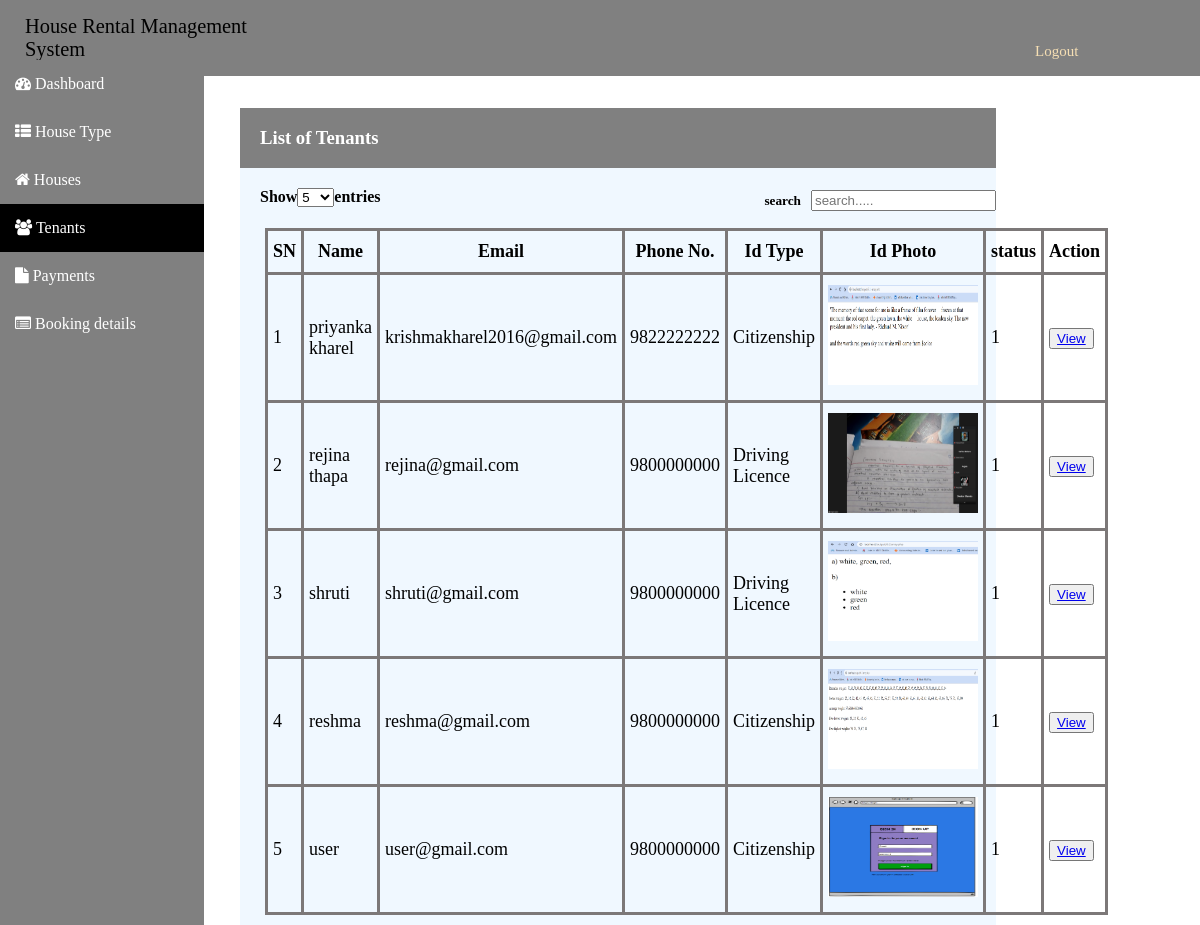
The app's page /tenant.php (signed in) with its own data.
### tables this page shows
CREATE TABLE `tenants` (
  `id` int(11) NOT NULL,
  `name` varchar(100) NOT NULL,
  `email` varchar(100) NOT NULL,
  `password` varchar(50) NOT NULL,
  `contact` varchar(50) NOT NULL,
  `address` varchar(50) NOT NULL,
  `house_id` int(30) NOT NULL,
  `status` tinyint(1) NOT NULL DEFAULT 1 COMMENT '1 = active, 0= inactive',
  `date_in` date NOT NULL,
  `id_type` varchar(100) NOT NULL,
  `id_photo` varchar(1000) NOT NULL
);

### tenant.php (the view, shortened to what this page needs)
<?php include('.\common.php'); ?>
<!DOCTYPE html>
<html lang="en">
<head>
</head>
<body>
    <div class="container_tenant">
    <div id="gap"></div>
        <div class="content">
            <div class="list" style="background-color: grey;">
                <h3>List of Tenants</h3>
            </div>
            <div id="box">
                <div class="list" >
                    <h4>Show<select type="number">
                    <option value="">5</option>
                    <option value="">20</option></select>entries
                    </h4>
                    <form action="" method="post">
                    <h5>search<input type="text" id="myInput" placeholder="search....." onkeyup="searchFun()"></h5>
                    </form>
                </div>
                <div>
                    <table border="1" id="myTable">
                        <thead>
                            <tr>
                                <th>SN</th>
                                <th>Name</th>
                                <th>Email</th>
                                <th>Phone No.</th>
                                <th>Id Type</th>
                                <th>Id Photo</th>
                                <th>status</th>
                                <th>Action</th>
                            </tr>
                        </thead>
                        <tbody>
                        <?php
                            include 'db_connect.php';
                            $sql="SELECT * FROM `tenants`";
                            $result=$conn->query($sql);
                            $data=[];
                            if($result->num_rows>0){
                                while($row=$result->fetch_assoc()){
                                    array_push($data,$row);
                                }
                            }
                        ?>
                        <?php
                            if(count($data)>0){ ?>
                        <?php foreach($data as $key=> $record){?>
                                <tr>
									<td class="text-center"><?php echo $key+1;?></td>
									<td><?php echo $record['name'] ?></td>
									<td><?php echo $record['email'] ?></td>
									<td><?php echo $record['contact'] ?></td>
									<td><?php echo $record['id_type'] ?></td>
									<td><img src="<?php print_r($record['id_photo']) ?>"></td>
                                    <td><?php echo $record['status'] ?></td>
									<td class="text-center">
                                    <button><a href="tenant_view.php?&na=<?php echo $record['name'];?>&id=<?php echo $record['id'];?>&em=<?php echo $record['email']; ?>&co=<?php echo $record['contact']; ?>&dt=<?php echo $record['date_in'];?>&idt=<?php echo $record['id_type']; ?>&idp=<?php echo $record['id_photo'];?>&ad=<?php echo $record['address'];?>" >View</a></button>
									</td>
								</tr>
                                <?php } ?>
                    <?php } else{ ?>
                        <tr>
                            <td colspan="3">No categories found into databases</td>
                        </tr>
                    <?php } ?>
                        </tbody>
                    </table>
                </div>
            </div>
        </div>
    </div>
</body>
</html>

### common.php (shortened to what this page needs)
<!DOCTYPE html>
<html lang="en">
<head>
  <link rel="stylesheet" href="https://cdnjs.cloudflare.com/ajax/libs/font-awesome/4.7.0/css/font-awesome.min.css">
</head>
<body>
    <div class="head">House Rental Management System<span><a href="logout.php">Logout</a></span></div>
  <div class="navbar">
    <?php
    $sn= explode('/',$_SERVER['SCRIPT_NAME']);
    $page=$sn[count($sn)-1];
    ?>
    <li class="<?php echo ($page=='dashboard.php')?'active_link':'';?>"><a href="dashboard.php"><i class="fa fa-tachometer"></i> Dashboard</a></li>
    <li class="<?php echo ($page=='houseType.php')?'active_link':'';?>"><a href="houseType.php"><i class="fa fa-th-list"></i> House Type</a></li>
    <li class="<?php echo ($page=='houses.php')?'active_link':'';?>"><a href="houses.php"><i class="fa fa-home"></i> Houses</a></li>
    <li class="<?php echo ($page=='tenant.php')?'active_link':'';?>"><a href="tenant.php"><i class="fa fa-users"></i> Tenants</a></li>
    <li class="<?php echo ($page=='Payment.php')?'active_link':'';?>"><a href="Payment.php"><i class="fa fa-file"></i> Payments</a></li>
    <li class="<?php echo ($page=='bookings.php')?'active_link':'';?>"><a href="bookings.php"><i class="fa fa-list-alt"></i> Booking details</a></li>
  </div>
</body>
</html>

### common.php (style rules this page uses)
body { margin: 0; padding: 0; }
.navbar { margin-top: 60px; height: 100vmax; width: 17vmax; background-color: grey; color: #fff; position: fixed; }
.navbar a { display: block; padding: 15px; color: #fff; text-decoration: none; }
.head { font-size: 1.7vmax; color: black; padding: 15px 25px; background-color: grey; width: 100%; position: fixed; }
.head span { margin-left:950px; font-size: 15px; }
.head span a { color: wheat; text-decoration: none; }
table { font-size: 18px; margin-left: 25px; border-collapse: collapse; border: rgb(124, 120, 120) solid; }
table tr th { padding: 10px 5px 10px 5px; border: rgb(124, 120, 120) solid; }
.navbar li { list-style: none; }
.active_link { background-color: black; }

### tenant.php (style rules this page uses)
#gap { width: 100%; height: 9vmax; }
.content { padding-bottom: 10px; margin:0px 10px 0 20vmax; background-color: aliceblue; width:63vmax; }
.list { display: flex; height: 60px; width: 100%; justify-content: space-between; }
.list h3 { margin-left: 20px; color: white; }
input { margin-left: 10px; }
.list h4 { margin: 20px 20px 0 20px; }
table { width: 60vmax; font-size: 18px; margin-left: 25px; border-collapse: collapse; }
table tr td, table tr th { padding: 10px 5px 10px 5px; border: rgb(124, 120, 120) solid; }
img { width: 150px; height: 100px; }

### records on screen
tenants: name "priyanka kharel", email "krishmakharel2016@gmail.com", contact "9822222222", id_type "Citizenship", status "1"
tenants: name "rejina thapa", email "rejina@gmail.com", contact "9800000000", id_type "Driving Licence", status "1"
tenants: name "shruti", email "shruti@gmail.com", contact "9800000000", id_type "Driving Licence", status "1"
tenants: name "reshma", email "reshma@gmail.com", contact "9800000000", id_type "Citizenship", status "1"
tenants: name "user", email "user@gmail.com", contact "9800000000", id_type "Citizenship", status "1"
